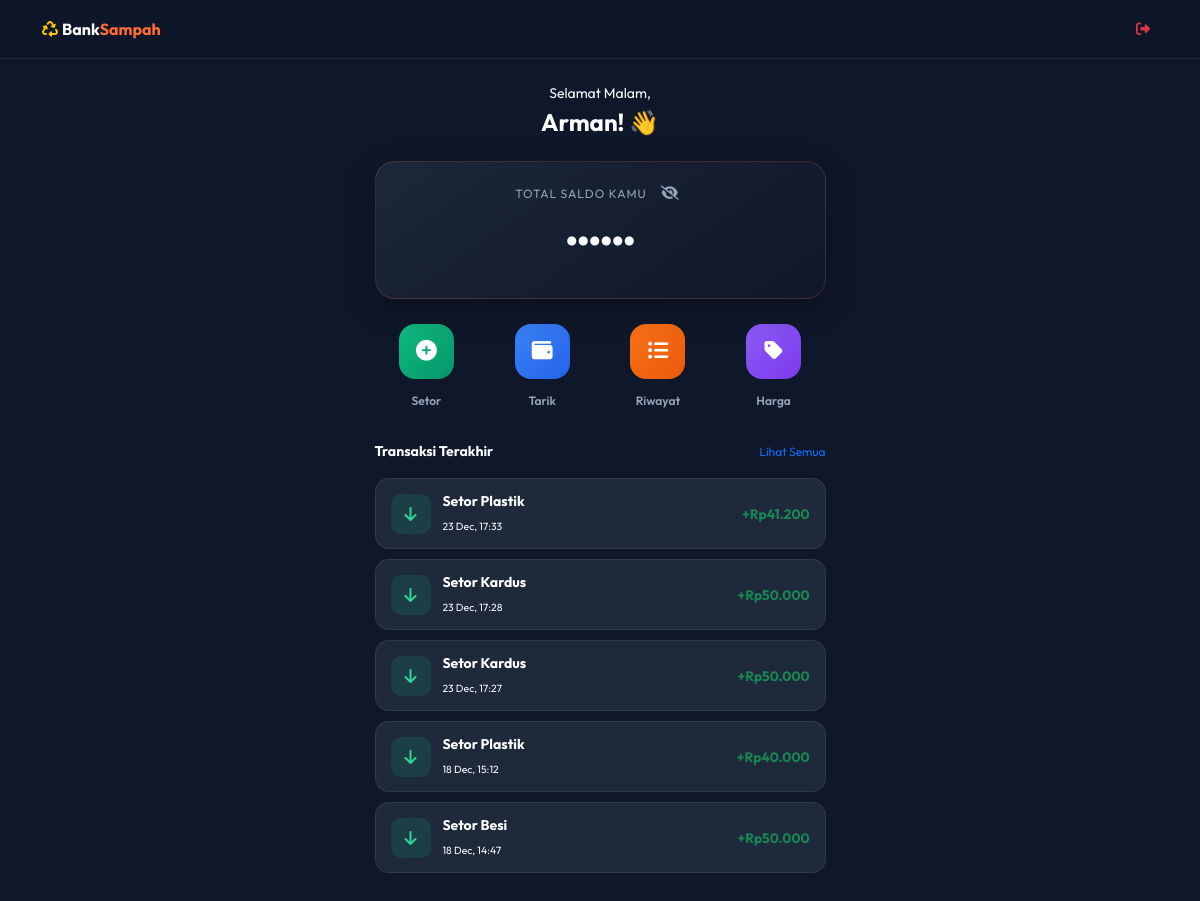
/dashboard.php (signed in), run on the app's committed database.
### tables this page shows
CREATE TABLE `users` (
  `id` int(11) NOT NULL,
  `nama` varchar(100) NOT NULL,
  `email` varchar(100) NOT NULL,
  `no_hp` varchar(20) NOT NULL,
  `foto` varchar(255) DEFAULT NULL,
  `password` varchar(255) NOT NULL,
  `saldo` int(11) DEFAULT 0,
  `created_at` timestamp NOT NULL DEFAULT current_timestamp(),
  `role` enum('admin','user') DEFAULT 'user',
  `reset_token` varchar(255) DEFAULT NULL,
  `reset_expire` datetime DEFAULT NULL
);

CREATE TABLE `transaksi` (
  `id` int(11) NOT NULL,
  `user_id` int(11) DEFAULT NULL,
  `tipe` enum('setor','tarik') NOT NULL,
  `keterangan` varchar(255) DEFAULT NULL,
  `berat` decimal(10,2) DEFAULT 0.00,
  `jumlah` int(11) NOT NULL,
  `tanggal` timestamp NOT NULL DEFAULT current_timestamp()
);

### dashboard.php (the view, shortened to what this page needs)
<?php
include 'koneksi.php';
$id_user = $_SESSION['id'];
$query_user = mysqli_query($conn, "SELECT * FROM users WHERE id = '$id_user'");
$data_user = mysqli_fetch_assoc($query_user);
$jam = date('H');
if ($jam >= 5 && $jam < 12) {
    $sapaan = "Selamat Pagi";
} elseif ($jam >= 12 && $jam < 15) {
    $sapaan = "Selamat Siang";
} elseif ($jam >= 15 && $jam < 18) {
    $sapaan = "Selamat Sore";
} else {
    $sapaan = "Selamat Malam";
}
?>
<!DOCTYPE html>
<html lang="id">
<head>
    <link href="https://cdn.jsdelivr.net/npm/bootstrap@5.3.0/dist/css/bootstrap.min.css" rel="stylesheet">
    <link rel="stylesheet" href="https://cdnjs.cloudflare.com/ajax/libs/font-awesome/6.4.0/css/all.min.css">
</head>
<body>
    <nav class="navbar sticky-top">
        <div class="container d-flex justify-content-between align-items-center">
            <a class="navbar-brand fw-bold text-white fs-6" href="#">
                <i class="fas fa-recycle text-warning me-1"></i>Bank<span style="color:var(--primary)">Sampah</span>
            </a>
            <a href="logout.php" class="btn btn-sm btn-outline-danger border-0">
                <i class="fas fa-sign-out-alt"></i>
            </a>
        </div>
    </nav>
    <div class="container main-container mt-4">
        <div class="text-center mb-4">
            <small class="text-gray d-block mb-1"><?php echo $sapaan; ?>,</small>
            <h4 class="fw-bold text-white"><?php echo explode(' ', $data_user['nama'])[0]; ?>! 👋</h4>
        </div>
        <div class="row justify-content-center">
            <div class="col-lg-5 col-md-8 col-12">
                <div class="balance-panel">
                    <div class="balance-label">
                        Total Saldo Kamu
                        <button class="btn-eye" onclick="toggleBalance()">
                            <i class="fas fa-eye-slash" id="eyeIcon"></i>
                        </button>
                    </div>
                    <div class="balance-amount" id="balanceText">••••••</div>
                </div>
                <div class="menu-grid">
                    <a href="setor.php" class="menu-item">
                        <div class="menu-icon btn-setor"><i class="fas fa-plus-circle"></i></div>
                        <span class="menu-label">Setor</span>
                    </a>
                    <a href="tarik.php" class="menu-item">
                        <div class="menu-icon btn-tarik"><i class="fas fa-wallet"></i></div>
                        <span class="menu-label">Tarik</span>
                    </a>
                    <a href="riwayat.php" class="menu-item">
                        <div class="menu-icon btn-riwayat"><i class="fas fa-list-ul"></i></div>
                        <span class="menu-label">Riwayat</span>
                    </a>
                    <a href="harga.php" class="menu-item">
                        <div class="menu-icon btn-harga"><i class="fas fa-tag"></i></div>
                        <span class="menu-label">Harga</span>
                    </a>
                </div>
                <div class="mt-4">
                    <div class="d-flex justify-content-between align-items-center mb-3">
                        <span class="fw-bold small">Transaksi Terakhir</span>
                        <a href="riwayat.php" class="text-primary text-decoration-none" style="font-size: 0.75rem;">Lihat Semua</a>
                    </div>
                    <div class="trx-list">
                        <?php
                        $query_riwayat = mysqli_query($conn, "SELECT * FROM transaksi WHERE user_id = '$id_user' ORDER BY id DESC LIMIT 5");
                        if (mysqli_num_rows($query_riwayat) > 0) {
                            while ($row = mysqli_fetch_assoc($query_riwayat)) {
                                $isSetor = ($row['tipe'] == 'setor');
                                $color = $isSetor ? 'rgba(16, 185, 129, 0.15)' : 'rgba(239, 68, 68, 0.15)';
                                $iconColor = $isSetor ? '#34D399' : '#F87171';
                                $symbol = $isSetor ? '+' : '-';
                        ?>
                                <div class="trx-card">
                                    <div class="d-flex align-items-center overflow-hidden">
                                        <div class="trx-icon" style="background: <?php echo $color; ?>; color: <?php echo $iconColor; ?>;">
                                            <i class="fas <?php echo $isSetor ? 'fa-arrow-down' : 'fa-arrow-up'; ?>"></i>
                                        </div>
                                        <div class="overflow-hidden">
                                            <div class="fw-bold text-white small text-truncate-custom"><?php echo $row['keterangan']; ?></div>
                                            <small class="text-gray" style="font-size: 0.65rem;"><?php echo date('d M, H:i', strtotime($row['tanggal'])); ?></small>
                                        </div>
                                    </div>
                                    <div class="fw-bold <?php echo $isSetor ? 'text-success' : 'text-danger'; ?>" style="font-size: 0.85rem;">
                                        <?php echo $symbol; ?>Rp<?php echo number_format($row['jumlah'], 0, ',', '.'); ?>
                                    </div>
                                </div>
                        <?php
                            }
                        } else {
                            echo '<div class="text-center text-gray small py-4">Belum ada transaksi.</div>';
                        }
                        ?>
                    </div>
                </div>
            </div>
        </div>
    </div>
</body>
</html>

### dashboard.php (style rules this page uses)
:root { --primary: #FF6B35; --dark-bg: #0F172A; --card-bg: #1E293B; --text-light: #F8FAFC; --text-gray: #94A3B8; --border-color: rgba(255, 255, 255, 0.08); }
body { font-family: 'Outfit', sans-serif; background-color: var(--dark-bg); color: var(--text-light); padding-bottom: 30px; }
.navbar { background: rgba(15, 23, 42, 0.8); backdrop-filter: blur(15px); border-bottom: 1px solid var(--border-color); padding: 12px 0; }
.balance-panel { background: linear-gradient(145deg, rgba(30, 41, 59, 0.9), rgba(15, 23, 42, 0.9)); border: 1px solid rgba(255, 107, 53, 0.2); border-radius: 20px; padding: 20px; position: relative; box-shadow: 0 10px 30px rgba(0, 0, 0, 0.3); margin-bottom: 25px; text-align: center; }
.balance-label { font-size: 0.75rem; color: var(--text-gray); letter-spacing: 1px; text-transform: uppercase; display: flex; align-items: center; justify-content: center; gap: 8px; }
.balance-amount { font-size: 2.2rem; font-weight: 800; margin: 10px 0; letter-spacing: -1px; }
.btn-eye { background: none; border: none; color: var(--text-gray); font-size: 0.9rem; cursor: pointer; }
.menu-grid { display: grid; grid-template-columns: repeat(4, 1fr); gap: 12px; margin-bottom: 30px; }
.menu-item { text-decoration: none; text-align: center; transition: 0.3s; }
.menu-icon { width: 55px; height: 55px; border-radius: 16px; display: flex; align-items: center; justify-content: center; font-size: 1.3rem; margin: 0 auto 8px; color: white; transition: 0.3s; }
.btn-setor { background: linear-gradient(135deg, #10B981, #059669); }
.btn-tarik { background: linear-gradient(135deg, #3B82F6, #2563EB); }
.btn-riwayat { background: linear-gradient(135deg, #F97316, #EA580C); }
.btn-harga { background: linear-gradient(135deg, #8B5CF6, #7C3AED); }
.menu-label { font-size: 0.75rem; color: var(--text-gray); font-weight: 600; }
.trx-card { background: var(--card-bg); border: 1px solid var(--border-color); border-radius: 14px; padding: 12px 15px; display: flex; align-items: center; justify-content: space-between; margin-bottom: 10px; }
.trx-icon { width: 40px; height: 40px; border-radius: 10px; display: flex; align-items: center; justify-content: center; margin-right: 12px; font-size: 1rem; }
.text-truncate-custom { max-width: 150px; white-space: nowrap; overflow: hidden; text-overflow: ellipsis; }

### data on the page
users: nama "Arman"
transaksi: keterangan "Setor Plastik", tanggal "23 Dec, 17:33", tipe "+", jumlah "41.200"
transaksi: keterangan "Setor Kardus", tanggal "23 Dec, 17:28", tipe "+", jumlah "50.000"
transaksi: keterangan "Setor Kardus", tanggal "23 Dec, 17:27", tipe "+", jumlah "50.000"
transaksi: keterangan "Setor Plastik", tanggal "18 Dec, 15:12", tipe "+", jumlah "40.000"
transaksi: keterangan "Setor Besi", tanggal "18 Dec, 14:47", tipe "+", jumlah "50.000"

### other printed values
$sapaan "Selamat Malam"
